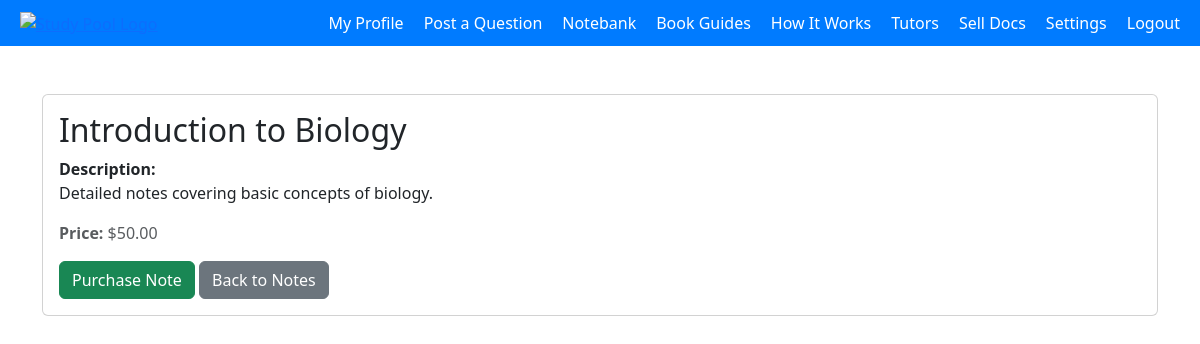
The app's page /studypool_clone/viewNote.php?id=1 with its own data.
### tables this page shows
CREATE TABLE `notes` (
  `id` int(11) NOT NULL,
  `title` varchar(255) NOT NULL,
  `content` text NOT NULL,
  `user_id` int(11) NOT NULL,
  `created_at` datetime DEFAULT current_timestamp(),
  `subject` varchar(100) NOT NULL,
  `fee` decimal(10,2) NOT NULL
);

### studypool_clone/viewNote.php (the view, shortened to what this page needs)
<!DOCTYPE html>
<html lang="en">
<head>
    <link href="https://cdn.jsdelivr.net/npm/bootstrap@5.3.0/dist/css/bootstrap.min.css" rel="stylesheet">
</head>
<body>
    <div class="navbar">
        <a href="dashboard.php">
            <img src="https://www.studypool.com/images/logo.png" width="150px" alt="Study Pool Logo">
        </a>
        <div class="menu">
            <a href="myProfile.php">My Profile</a>
            <a href="postQuestion.php">Post a Question</a>
            <a href="noteBank.php">Notebank</a>
            <a href="bookGuides.php">Book Guides</a>
            <a href="howItWorks.php">How It Works</a>
            <a href="myTutors.php">Tutors</a>
            <a href="sellDocs.php">Sell Docs</a>
            <a href="settings.php">Settings</a>
            <a href="signout.php">Logout</a>
        </div>
    </div>
    <div class="container mt-5">
        <?php
        $conn = new mysqli("localhost:3307", "root", "", "studypool_clone");
        if (isset($_GET['id']) && is_numeric($_GET['id'])) {
            $note_id = intval($_GET['id']);
            $sql = "SELECT * FROM notes WHERE id = ?";
            $stmt = $conn->prepare($sql);
            $stmt->bind_param("i", $note_id);
            $stmt->execute();
            $result = $stmt->get_result();
            if ($result->num_rows > 0) {
                $row = $result->fetch_assoc();
                ?>
                <div class="card">
                    <div class="card-body">
                        <h2 class="card-title"><?php echo htmlspecialchars($row['title']); ?></h2>
                        <p class="card-text">
                            <strong>Description:</strong><br>
                            <?php echo nl2br(htmlspecialchars($row['content'])); ?>
                        </p>
                        <p class="text-muted">
                            <strong>Price:</strong> $<?php echo htmlspecialchars($row['fee']); ?>
                        </p>
                        <a href="purchaseNote.php?id=<?php echo $row['id']; ?>" class="btn btn-success">Purchase Note</a>
                        <a href="noteBank.php" class="btn btn-secondary">Back to Notes</a>
                    </div>
                </div>
                <?php
            } else {
                echo "<p class='text-danger'>Note not found.</p>";
            }
        } else {
            echo "<p class='text-danger'>Invalid Note ID.</p>";
        }
        ?>
    </div>
</body>
</html>

### studypool_clone/viewNote.php (style rules this page uses)
body { background-color: #ffffff; color: #333; }
.navbar { display: flex; justify-content: space-between; background-color: #007bff; padding: 10px 20px; align-items: center; }
.navbar img { height: 50px; }
.menu { display: flex; gap: 20px; }
.menu a { color: white; text-decoration: none; }

### records on screen
notes: title "Introduction to Biology", content "Detailed notes covering basic concepts of biology.", fee "50.00"
